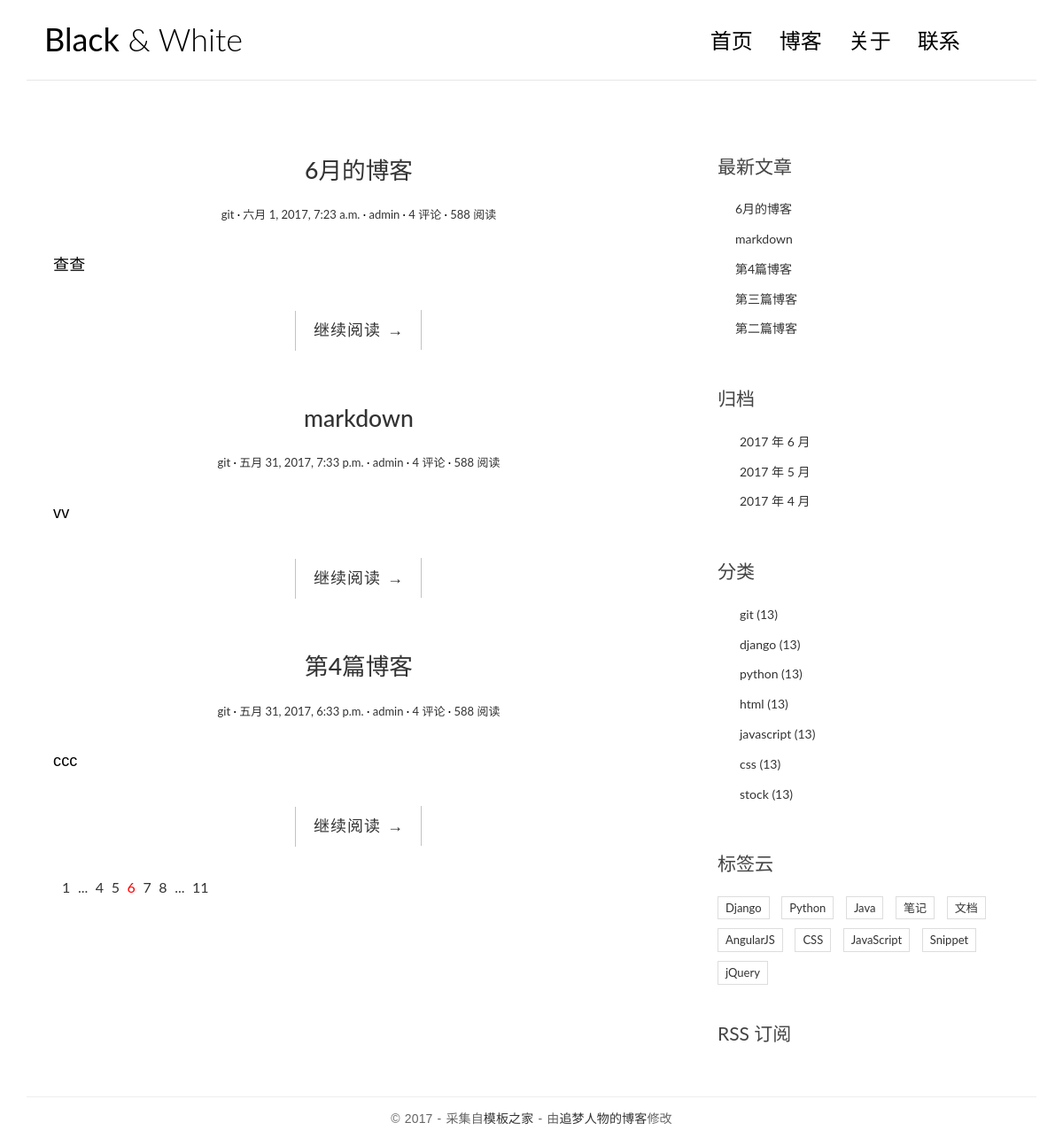
The page /category/1/ on the database as committed earlier.
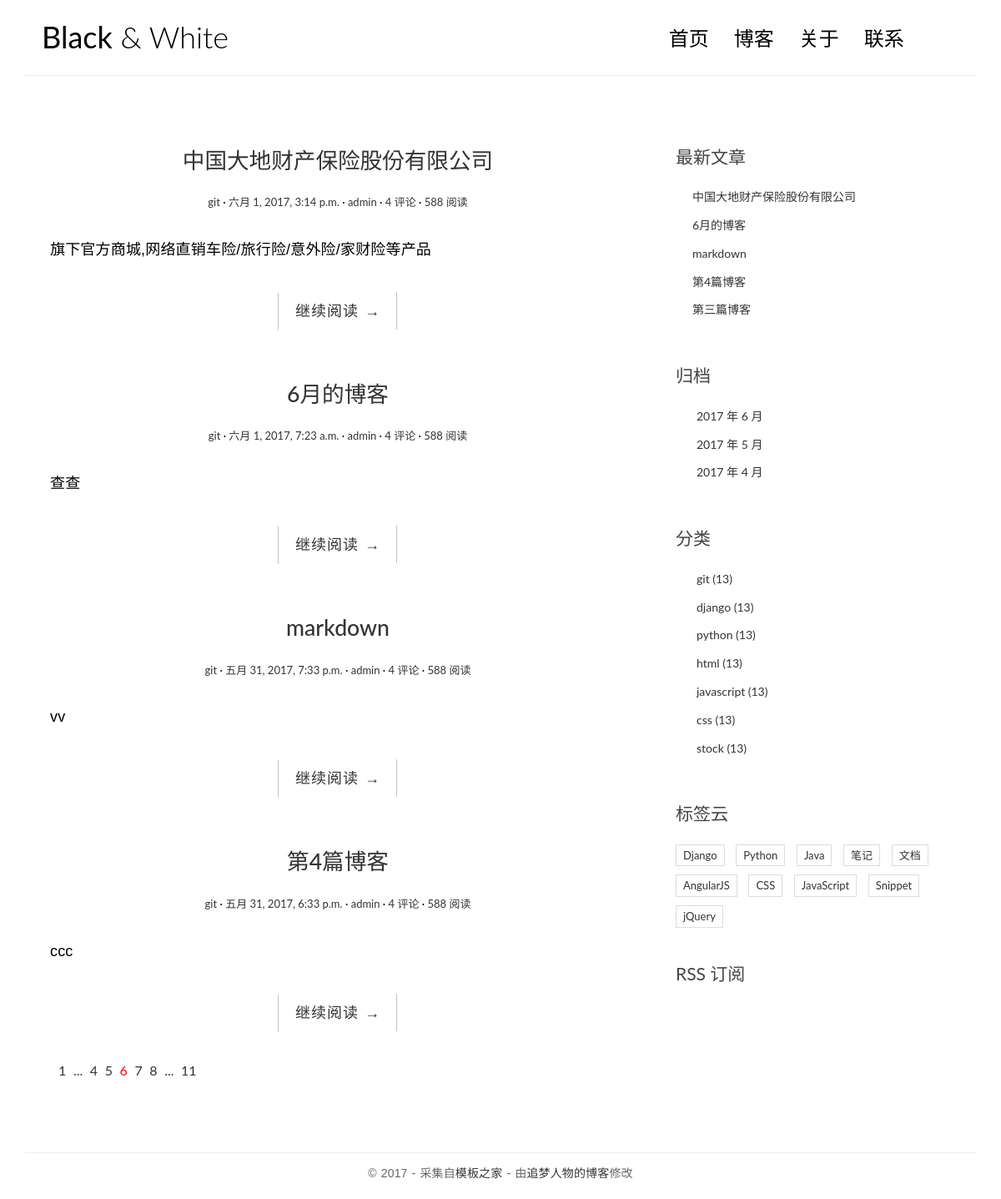
The same page on the database as committed later.
### blog/models.py (models this page shows, shortened)
@python_2_unicode_compatible
class Post(models.Model):
    title = models.CharField(max_length=70)
    body = models.TextField()
    created_time = models.DateTimeField()
    modified_time = models.DateTimeField()
    excerpt = models.CharField(max_length=200, blank=True)
    category = models.ForeignKey(Category)
    tags = models.ManyToManyField(Tag, blank=True)
    author = models.ForeignKey(User)
    def get_absolute_url(self):
        return reverse('blog:detail', kwargs={'pk': self.pk})

@python_2_unicode_compatible
class Category(models.Model):
    name = models.CharField(max_length=100)

### blog/views.py (the view)
# urls.py: url(r'^category/(?P<pk>[0-9]+)/$', views.category, name='category'),
def category(request, pk):
    cate = get_object_or_404(Category, pk=pk)
    post_list = Post.objects.filter(category=cate).order_by('-created_time')
    return render(request, 'blog/index.html', context={'post_list': post_list})

### blog/templatetags/blog_tags.py (called while the page is built)
@register.simple_tag
def get_recent_posts(nums=5):
    return Post.objects.all().order_by('-created_time')[:nums]

@register.simple_tag
def archives():
    return Post.objects.dates('created_time','month',order='DESC')

@register.simple_tag
def get_categories():
    return Category.objects.all()

### templates/blog/index.html
{% extends 'base.html' %}
{% block main %}
    {% for post in post_list %}
        <article class="post post-{{ post.pk }}">
            <header class="entry-header">
                <h1 class="entry-title">
                    <a href="{{ post.get_absolute_url }}">{{ post.title }}</a>
                </h1>
                <div class="entry-meta">
                    <span class="post-category"><a href="#">{{ post.category.name }}</a></span>
                    <span class="post-date"><a href="#"><time class="entry-date"
                                                              datetime="{{ post.created_time }}">{{ post.created_time }}</time></a></span>
                    <span class="post-author"><a href="#">{{ post.author }}</a></span>
                    <span class="comments-link"><a href="#">4 评论</a></span>
                    <span class="views-count"><a href="#">588 阅读</a></span>
                </div>
            </header>
            <div class="entry-content clearfix">
                <p>{{ post.excerpt }}</p>
                <div class="read-more cl-effect-14">
                    <a href="{{ post.get_absolute_url }}" class="more-link">继续阅读 <span class="meta-nav">→</span></a>
                </div>
            </div>
        </article>
    {% empty %}
        <div class="no-post">暂时还没有发布的文章！</div>
    {% endfor %}
    <div class="pagination">
        <ul>
            <li><a href="">1</a></li>
            <li><a href="">...</a></li>
            <li><a href="">4</a></li>
            <li><a href="">5</a></li>
            <li class="current"><a href="">6</a></li>
            <li><a href="">7</a></li>
            <li><a href="">8</a></li>
            <li><a href="">...</a></li>
            <li><a href="">11</a></li>
        </ul>
    </div>
{% endblock main %}

### templates/base.html (shortened to what the changed rows need)
{% load staticfiles %}
{% load blog_tags %}
<!DOCTYPE html>
<html>
<head>
    <link rel="stylesheet" href="http://code.ionicframework.com/ionicons/2.0.1/css/ionicons.min.css">
    <link rel="stylesheet" href="{% static 'blog/css/bootstrap.min.css' %}">
    <link rel="stylesheet" href="{% static 'blog/css/pace.css' %}">
    <link rel="stylesheet" href="{% static 'blog/css/custom.css' %}">
    <link rel="stylesheet" href="{% static 'blog/css/highlights/github.css' %}">
</head>
<body>
<div class="container">
    <header id="site-header">
        <div class="row">
            <div class="col-md-4 col-sm-5 col-xs-8">
                <div class="logo">
                    <h1><a href="index.html"><b>Black</b> &amp; White</a></h1>
                </div>
            </div>
        </div>
    </header>
</div>
<div class="content-body">
    <div class="container">
        <div class="row">
            <main class="col-md-8">
                {% block main %}
                {% endblock main %}
            </main>
            <aside class="col-md-4">
                <div class="widget widget-recent-posts">
                    {% get_recent_posts as recent_post_list %}
                    <ul>
                        {% for post in recent_post_list %}
                            <li>
                                <a href="{{ post.get_absolute_url }}">{{ post.title }}</a>
                            </li>
                        {% empty %}
                            暂无文章！
                        {% endfor %}
                    </ul>
                </div>
                <div class="widget widget-archives">
                    {% archives as date_list %}
                    <ul>
                        {% for date in date_list %}
                            <li>
                                <a href="{% url 'blog:archives' date.year date.month %}">{{ date.year }}
                                    年 {{ date.month }} 月</a>
                            </li>
                        {% empty %}
                            暂无归档！
                        {% endfor %}
                    </ul>
                </div>
                <div class="widget widget-category">
                    {% get_categories as category_list %}
                    <ul>
                        {% for category in category_list %}
                            <li>
                                <a href="{% url 'blog:category' category.pk %}">{{ category.name }} <span
                                        class="post-count">(13)</span></a>
                            </li>
                        {% empty %}
                            暂无分类！
                        {% endfor %}
                    </ul>
                </div>
            </aside>
        </div>
    </div>
</div>
</body>
</html>

Rows that differ between the two databases and show on the page:
no longer on this page (row unchanged): Post: title "第二篇博客", shown under "最新文章"
added Post: title "中国大地财产保险股份有限公司", category.name "git", created_time "六月 1, 2017, 3:14 p.m.", author "admin", excerpt "旗下官方商城,网络直销车险/旅行险/意外险/家财险等产品"
